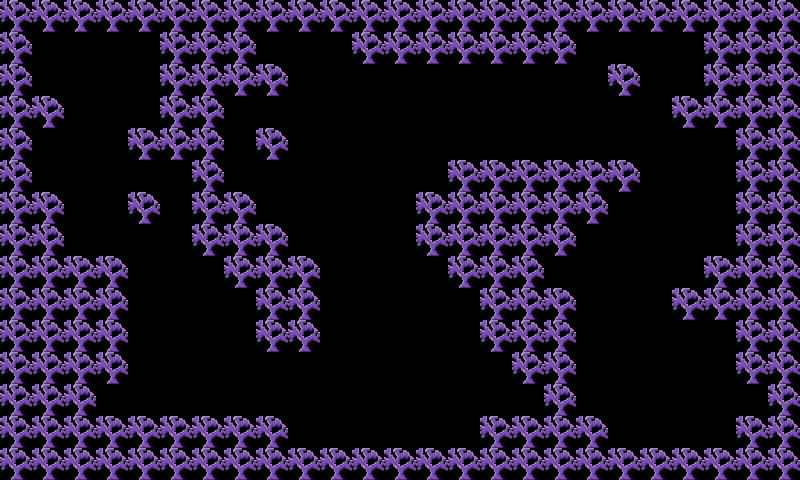

Below is a game level as drawn by its tile map, then a one-line description and the .tmx file that defines it, in full:
An orthogonal 25x15 tile map with 32x32 px tiles, 1 tile layer (Tile Layer 1).

<map version="1.9" tiledversion="1.9.1" orientation="orthogonal" renderorder="right-down" width="25" height="15" tilewidth="32" tileheight="32" infinite="0" nextlayerid="2" nextobjectid="1">
 <tileset firstgid="1" name="corals" tilewidth="32" tileheight="32" tilecount="100" columns="10">
  <image source="../Images/tileset_corals.png" trans="000000" width="320" height="320" />
  <tile id="0">
   <properties>
    <property name="collides" type="bool" value="true" />
   </properties>
  </tile>
 </tileset>
 <layer id="1" name="Tile Layer 1" width="25" height="15">
  <data encoding="csv">
1,1,1,1,1,1,1,1,1,1,1,1,1,1,1,1,1,1,1,1,1,1,1,1,1,
1,0,0,0,0,1,1,1,0,0,0,1,1,1,1,1,1,1,0,0,0,0,1,1,1,
1,0,0,0,0,1,1,1,1,0,0,0,0,0,0,0,0,0,0,1,0,0,1,1,1,
1,1,0,0,0,1,1,0,0,0,0,0,0,0,0,0,0,0,0,0,0,1,1,1,1,
1,0,0,0,1,1,1,0,1,0,0,0,0,0,0,0,0,0,0,0,0,0,0,1,1,
1,0,0,0,0,0,1,0,0,0,0,0,0,0,1,1,1,1,1,1,0,0,0,1,1,
1,1,0,0,1,0,1,1,0,0,0,0,0,1,1,1,1,1,1,0,0,0,0,1,1,
1,1,0,0,0,0,1,1,1,0,0,0,0,1,1,1,1,1,0,0,0,0,0,1,1,
1,1,1,1,0,0,0,1,1,1,0,0,0,0,1,1,1,0,0,0,0,0,1,1,1,
1,1,1,1,0,0,0,0,1,1,0,0,0,0,0,1,1,1,0,0,0,1,1,1,1,
1,1,1,1,0,0,0,0,1,1,0,0,0,0,0,1,1,1,0,0,0,0,0,1,1,
1,1,1,1,0,0,0,0,0,0,0,0,0,0,0,0,1,1,0,0,0,0,0,1,1,
1,1,1,0,0,0,0,0,0,0,0,0,0,0,0,0,0,1,0,0,0,0,0,0,1,
1,1,1,1,1,1,1,1,1,0,0,0,0,0,0,1,1,1,1,0,0,0,0,1,1,
1,1,1,1,1,1,1,1,1,1,1,1,1,1,1,1,1,1,1,1,1,1,1,1,1
</data>
 </layer>
</map>
